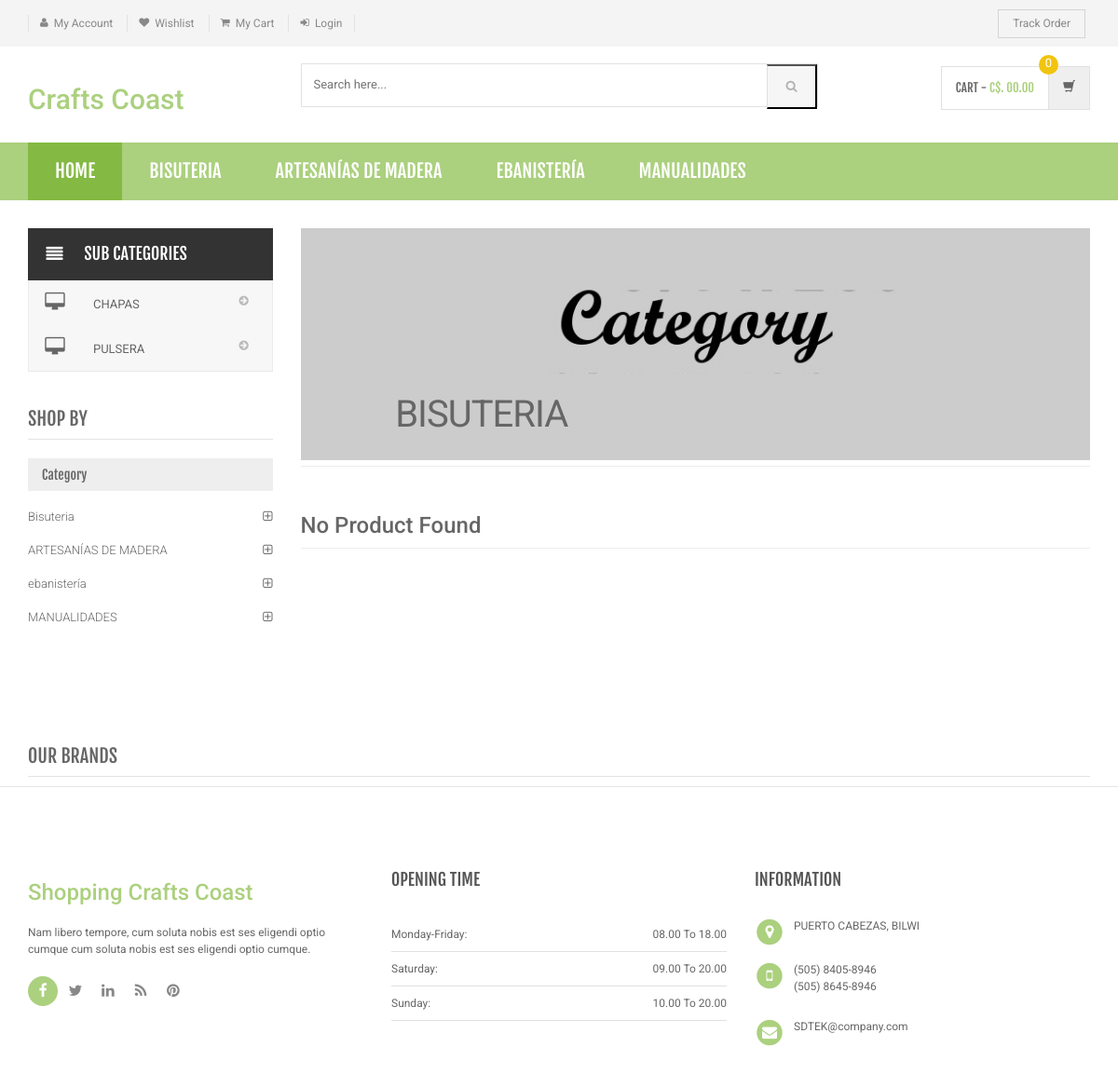
The page /category.php?cid=3 on the database its author committed.
### tables this page shows
CREATE TABLE `category` (
  `id` int(11) NOT NULL,
  `categoryName` varchar(255) DEFAULT NULL,
  `categoryDescription` longtext DEFAULT NULL,
  `creationDate` timestamp NOT NULL DEFAULT current_timestamp(),
  `updationDate` varchar(255) DEFAULT NULL
);

CREATE TABLE `subcategory` (
  `id` int(11) NOT NULL,
  `categoryid` int(11) DEFAULT NULL,
  `subcategory` varchar(255) DEFAULT NULL,
  `creationDate` timestamp NULL DEFAULT current_timestamp(),
  `updationDate` varchar(255) DEFAULT NULL
);

### category.php (the view, shortened to what this page needs)
<?php
include('includes/config.php');
$cid=intval($_GET['cid']);
?>
<!DOCTYPE html>
<html lang="en">
	<head>
	    <link rel="stylesheet" href="assets/css/bootstrap.min.css">
	    <link rel="stylesheet" href="assets/css/main.css">
	    <link rel="stylesheet" href="assets/css/green.css">
	    <link rel="stylesheet" href="assets/css/owl.carousel.css">
		<link rel="stylesheet" href="assets/css/owl.transitions.css">
		<link href="assets/css/lightbox.css" rel="stylesheet">
		<link rel="stylesheet" href="assets/css/animate.min.css">
		<link rel="stylesheet" href="assets/css/rateit.css">
		<link rel="stylesheet" href="assets/css/bootstrap-select.min.css">
		<link rel="stylesheet" href="assets/css/config.css">
		<link href="assets/css/green.css" rel="alternate stylesheet" title="Green color">
		<link href="assets/css/blue.css" rel="alternate stylesheet" title="Blue color">
		<link href="assets/css/red.css" rel="alternate stylesheet" title="Red color">
		<link href="assets/css/orange.css" rel="alternate stylesheet" title="Orange color">
		<link href="assets/css/dark-green.css" rel="alternate stylesheet" title="Darkgreen color">
		<link rel="stylesheet" href="assets/css/font-awesome.min.css">
	</head>
    <body class="cnt-home">
<header class="header-style-1">
<?php include('includes/top-header.php');?>
<?php include('includes/main-header.php');?>
<?php include('includes/menu-bar.php');?>
</header>
<div class="body-content outer-top-xs">
	<div class='container'>
		<div class='row outer-bottom-sm'>
			<div class='col-md-3 sidebar'>
<div class="side-menu animate-dropdown outer-bottom-xs">
<div class="side-menu animate-dropdown outer-bottom-xs">
    <div class="head"><i class="icon fa fa-align-justify fa-fw"></i>Sub Categories</div>
    <nav class="yamm megamenu-horizontal" role="navigation">
        <ul class="nav">
            <li class="dropdown menu-item">
              <?php $sql=mysqli_query($con,"select id,subcategory  from subcategory where categoryid='$cid'");
while($row=mysqli_fetch_array($sql))
{
    ?>
                <a href="sub-category.php?scid=<?php echo $row['id'];?>" class="dropdown-toggle"><i class="icon fa fa-desktop fa-fw"></i>
                <?php echo $row['subcategory'];?></a>
                <?php }?>
</li>
</ul>
    </nav>
</div>
</div>
	            <div class="sidebar-module-container">
	            	<h3 class="section-title">shop by</h3>
	            	<div class="sidebar-filter">
<div class="sidebar-widget wow fadeInUp outer-bottom-xs ">
	<div class="widget-header m-t-20">
		<h4 class="widget-title">Category</h4>
	</div>
	<div class="sidebar-widget-body m-t-10">
	         <?php $sql=mysqli_query($con,"select id,categoryName  from category");
while($row=mysqli_fetch_array($sql))
{
    ?>
		<div class="accordion">
	    	<div class="accordion-group">
	            <div class="accordion-heading">
	                <a href="category.php?cid=<?php echo $row['id'];?>"  class="accordion-toggle collapsed">
	                   <?php echo $row['categoryName'];?>
	                </a>
	            </div>
	        </div>
	    </div>
	    <?php } ?>
	</div>
</div>
	            	</div>
	            </div>
            </div>
			<div class='col-md-9'>
	<div id="category" class="category-carousel hidden-xs">
		<div class="item">
			<div class="image">
				<img src="assets/images/banners/cat-banner-1.jpg" alt="" class="img-responsive">
			</div>
			<div class="container-fluid">
				<div class="caption vertical-top text-left">
					<div class="big-text">
						<br />
					</div>
					       <?php $sql=mysqli_query($con,"select categoryName  from category where id='$cid'");
while($row=mysqli_fetch_array($sql))
{
    ?>
					<div class="excerpt hidden-sm hidden-md">
						<?php echo htmlentities($row['categoryName']);?>
					</div>
			<?php } ?>
				</div>
			</div>
		</div>
</div>
				<div class="search-result-container">
					<div id="myTabContent" class="tab-content">
						<div class="tab-pane active " id="grid-container">
							<div class="category-product  inner-top-vs">
								<div class="row">
			<?php
$ret=mysqli_query($con,"select * from products where category='$cid'");
$num=mysqli_num_rows($ret);
if($num>0)
{
while ($row=mysqli_fetch_array($ret))
{?>
		<div class="col-sm-6 col-md-4 wow fadeInUp">
			<div class="products">
	<div class="product">
		<div class="product-image">
			<div class="image">
				<a href="product-details.php?pid=<?php echo htmlentities($row['id']);?>"><img  src="assets/images/blank.gif" data-echo="admin/productimages/<?php echo htmlentities($row['id']);?>/<?php echo htmlentities($row['productImage1']);?>" alt="" width="200" height="300"></a>
			</div>
		</div>
		<div class="product-info text-left">
			<h3 class="name"><a href="product-details.php?pid=<?php echo htmlentities($row['id']);?>"><?php echo htmlentities($row['productName']);?></a></h3>
			<div class="rating rateit-small"></div>
			<div class="description"></div>
			<div class="product-price">
				<span class="price">
					Rs. <?php echo htmlentities($row['productPrice']);?>			</span>
										     <span class="price-before-discount">Rs. <?php echo htmlentities($row['productPriceBeforeDiscount']);?></span>
			</div>
		</div>
					<div class="cart clearfix animate-effect">
				<div class="action">
					<ul class="list-unstyled">
						<li class="add-cart-button btn-group">
								<?php if($row['productAvailability']=='In Stock'){?>
										<button class="btn btn-primary icon" data-toggle="dropdown" type="button">
								<i class="fa fa-shopping-cart"></i>
							</button>
							<a href="category.php?page=product&action=add&id=<?php echo $row['id']; ?>">
							<button class="btn btn-primary" type="button">Add to cart</button></a>
								<?php } else {?>
							<div class="action" style="color:red">Out of Stock</div>
					<?php } ?>
						</li>
		                <li class="lnk wishlist">
							<a class="add-to-cart" href="category.php?pid=<?php echo htmlentities($row['id'])?>&&action=wishlist" title="Wishlist">
								 <i class="icon fa fa-heart"></i>
							</a>
						</li>
					</ul>
				</div>
			</div>
			</div>
			</div>
		</div>
	  <?php } } else {?>
		<div class="col-sm-6 col-md-4 wow fadeInUp"> <h3>No Product Found</h3>
		</div>
<?php } ?>
										</div>
							</div>
						</div>
				</div>
			</div>
		</div></div>
		<?php include('includes/brands-slider.php');?>
</div>
</div>
<?php include('includes/footer.php');?>
</body>
</html>

### includes/menu-bar.php (shortened to what this page needs)
<div class="header-nav animate-dropdown">
    <div class="container">
        <div class="yamm navbar navbar-default" role="navigation">
            <div class="nav-bg-class">
                <div class="navbar-collapse collapse" id="mc-horizontal-menu-collapse">
	<div class="nav-outer">
		<ul class="nav navbar-nav">
			<li class="active dropdown yamm-fw">
				<a href="index.php" data-hover="dropdown" class="dropdown-toggle">Home</a>
			</li>
              <?php $sql=mysqli_query($con,"select id,categoryName  from category limit 6");
while($row=mysqli_fetch_array($sql))
{
    ?>
			<li class="dropdown yamm">
				<a href="category.php?cid=<?php echo $row['id'];?>"> <?php echo $row['categoryName'];?></a>
			</li>
			<?php } ?>
		</ul>
		<div class="clearfix"></div>
	</div>
</div>
            </div>
        </div>
    </div>
</div>

### assets/css/green.css (style rules this page uses)
a { color: #abd07e; }
.header-style-1 .header-nav { background: #abd07e; }
.cnt-home .header-style-1 .header-nav .navbar .navbar-nav > li.active { background: #84b943; }
.sidebar .sidebar-module-container .sidebar-widget .sidebar-widget-body .accordion .accordion-group .accordion-heading .accordion-toggle, .sidebar .sidebar-module-container .sidebar-widget .sidebar-widget-body .accordion .accordion-group .accordion-heading .accordion-toggle:hover, .sidebar .sidebar-module-container .sidebar-widget .sidebar-widget-body .accordion .accordion-group .accordion-heading .accordion-toggle:focus, .sidebar .sidebar-module-container .sidebar-widget .sidebar-widget-body .accordion .accordion-group .accordion-heading .accordion-toggle:after { color: #abd07e; }

### assets/css/lightbox.css (style rules this page uses)
body:after { content: url(../images/close.png) url(../images/loading.gif) url(../images/prev.png) url(../images/next.png); display: none; }

### assets/css/blue.css (style rules this page uses)
a { color: #3498db; }
.header-style-1 .header-nav { background: #3498db; }
.cnt-home .header-style-1 .header-nav .navbar .navbar-nav > li.active { background: #1d6ca1; }
.sidebar .sidebar-module-container .sidebar-widget .sidebar-widget-body .accordion .accordion-group .accordion-heading .accordion-toggle, .sidebar .sidebar-module-container .sidebar-widget .sidebar-widget-body .accordion .accordion-group .accordion-heading .accordion-toggle:hover, .sidebar .sidebar-module-container .sidebar-widget .sidebar-widget-body .accordion .accordion-group .accordion-heading .accordion-toggle:focus, .sidebar .sidebar-module-container .sidebar-widget .sidebar-widget-body .accordion .accordion-group .accordion-heading .accordion-toggle:after { color: #3498db; }

### assets/css/red.css (style rules this page uses)
a { color: #ff6c6c; }
.header-style-1 .header-nav { background: #ff6c6c; }
.cnt-home .header-style-1 .header-nav .navbar .navbar-nav > li.active { background: #ff1a1a; }
.sidebar .sidebar-module-container .sidebar-widget .sidebar-widget-body .accordion .accordion-group .accordion-heading .accordion-toggle, .sidebar .sidebar-module-container .sidebar-widget .sidebar-widget-body .accordion .accordion-group .accordion-heading .accordion-toggle:hover, .sidebar .sidebar-module-container .sidebar-widget .sidebar-widget-body .accordion .accordion-group .accordion-heading .accordion-toggle:focus, .sidebar .sidebar-module-container .sidebar-widget .sidebar-widget-body .accordion .accordion-group .accordion-heading .accordion-toggle:after { color: #ff6c6c; }

### assets/css/orange.css (style rules this page uses)
a { color: #f39c12; }
.header-style-1 .header-nav { background: #f39c12; }
.cnt-home .header-style-1 .header-nav .navbar .navbar-nav > li.active { background: #ab6c09; }
.sidebar .sidebar-module-container .sidebar-widget .sidebar-widget-body .accordion .accordion-group .accordion-heading .accordion-toggle, .sidebar .sidebar-module-container .sidebar-widget .sidebar-widget-body .accordion .accordion-group .accordion-heading .accordion-toggle:hover, .sidebar .sidebar-module-container .sidebar-widget .sidebar-widget-body .accordion .accordion-group .accordion-heading .accordion-toggle:focus, .sidebar .sidebar-module-container .sidebar-widget .sidebar-widget-body .accordion .accordion-group .accordion-heading .accordion-toggle:after { color: #f39c12; }

### assets/css/dark-green.css (style rules this page uses)
a { color: #12cca7; }
.header-style-1 .header-nav { background: #12cca7; }
.cnt-home .header-style-1 .header-nav .navbar .navbar-nav > li.active { background: #0b816a; }
.sidebar .sidebar-module-container .sidebar-widget .sidebar-widget-body .accordion .accordion-group .accordion-heading .accordion-toggle, .sidebar .sidebar-module-container .sidebar-widget .sidebar-widget-body .accordion .accordion-group .accordion-heading .accordion-toggle:hover, .sidebar .sidebar-module-container .sidebar-widget .sidebar-widget-body .accordion .accordion-group .accordion-heading .accordion-toggle:focus, .sidebar .sidebar-module-container .sidebar-widget .sidebar-widget-body .accordion .accordion-group .accordion-heading .accordion-toggle:after { color: #12cca7; }

### rows shown on the page
category: categoryName "BISUTERIA", categoryName "Bisuteria"
category: categoryName "ARTESANÍAS DE MADERA"
category: categoryName "EBANISTERÍA", categoryName "ebanistería"
category: categoryName "MANUALIDADES"
subcategory: subcategory "CHAPAS"
subcategory: subcategory "PULSERA"
